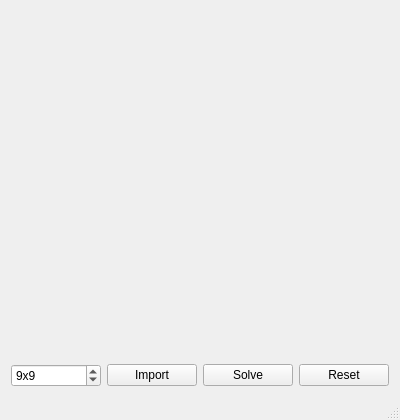
<?xml version="1.0" encoding="UTF-8"?>
<ui version="4.0">
 <class>MainWindow</class>
 <widget class="QMainWindow" name="MainWindow">
  <property name="geometry">
   <rect>
    <x>0</x>
    <y>0</y>
    <width>400</width>
    <height>420</height>
   </rect>
  </property>
  <property name="windowTitle">
   <string>SudokuDLX</string>
  </property>
  <widget class="QWidget" name="centralWidget">
   <layout class="QVBoxLayout" name="verticalLayout">
    <item>
     <widget class="QWidget" name="widget" native="true">
      <layout class="QHBoxLayout" name="horizontalLayout_2">
       <property name="spacing">
        <number>0</number>
       </property>
       <property name="leftMargin">
        <number>0</number>
       </property>
       <property name="topMargin">
        <number>0</number>
       </property>
       <property name="rightMargin">
        <number>0</number>
       </property>
       <property name="bottomMargin">
        <number>0</number>
       </property>
       <item>
        <spacer name="horizontalSpacerLeft">
         <property name="orientation">
          <enum>Qt::Horizontal</enum>
         </property>
         <property name="sizeHint" stdset="0">
          <size>
           <width>40</width>
           <height>20</height>
          </size>
         </property>
        </spacer>
       </item>
       <item>
        <layout class="QGridLayout" name="gridLayoutSudoku">
         <property name="spacing">
          <number>0</number>
         </property>
        </layout>
       </item>
       <item>
        <spacer name="horizontalSpacerRight">
         <property name="orientation">
          <enum>Qt::Horizontal</enum>
         </property>
         <property name="sizeHint" stdset="0">
          <size>
           <width>40</width>
           <height>20</height>
          </size>
         </property>
        </spacer>
       </item>
      </layout>
     </widget>
    </item>
    <item>
     <spacer name="verticalSpacer">
      <property name="orientation">
       <enum>Qt::Vertical</enum>
      </property>
      <property name="sizeHint" stdset="0">
       <size>
        <width>20</width>
        <height>40</height>
       </size>
      </property>
     </spacer>
    </item>
    <item>
     <layout class="QHBoxLayout" name="horizontalLayout">
      <item>
       <widget class="QSpinBox" name="spinBoxSize">
        <property name="suffix">
         <string>x9</string>
        </property>
        <property name="minimum">
         <number>4</number>
        </property>
        <property name="maximum">
         <number>25</number>
        </property>
        <property name="value">
         <number>9</number>
        </property>
       </widget>
      </item>
      <item>
       <widget class="QPushButton" name="pushButtonImport">
        <property name="text">
         <string>Import</string>
        </property>
       </widget>
      </item>
      <item>
       <widget class="QPushButton" name="pushButtonSolve">
        <property name="text">
         <string>Solve</string>
        </property>
       </widget>
      </item>
      <item>
       <widget class="QPushButton" name="pushButtonReset">
        <property name="text">
         <string>Reset</string>
        </property>
       </widget>
      </item>
     </layout>
    </item>
   </layout>
  </widget>
  <widget class="QStatusBar" name="statusBar"/>
 </widget>
 <layoutdefault spacing="6" margin="11"/>
 <resources/>
 <connections/>
</ui>
